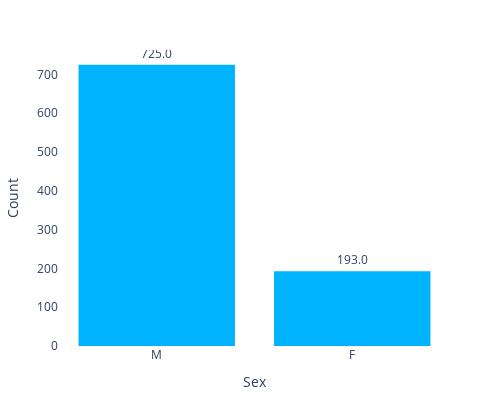
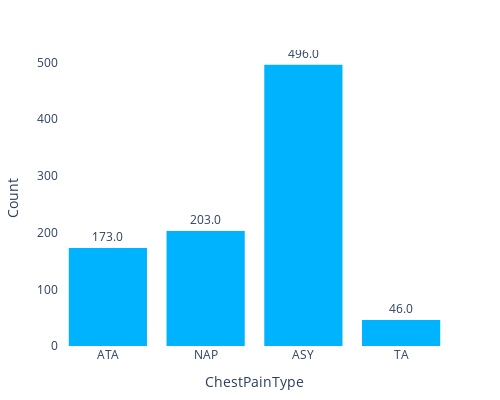
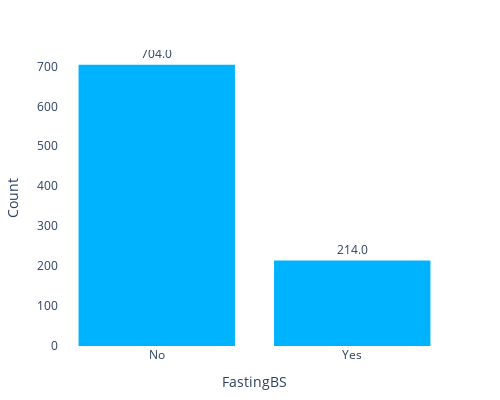
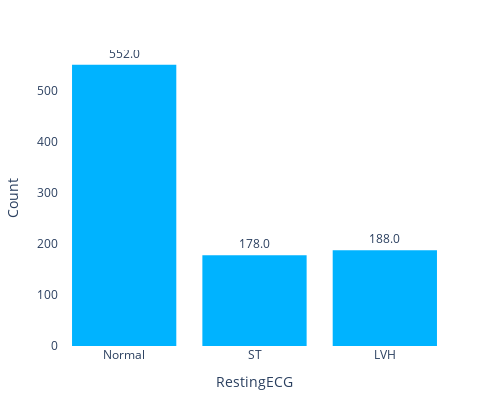

Write notebook code for charts like these, in order.
### Code cell
# show distibutions of each categorical feature
for c in df_cat.columns:
    show_histogram(df, x=c)

### Figure 1 — Plotly figure (JSON) as saved in the notebook; plotly's stock layout.template omitted (floating-point values rounded to 4 significant figures; data arrays with more than 128 entries replaced by an {"elided": "..."} marker saying what was removed)
{"data": [{"alignmentgroup": "True", "bingroup": "x", "hovertemplate": "Sex=%{x}<br>count=%{y}<extra></extra>", "legendgroup": "", "marker": {"color": "#00b3ff", "pattern": {"shape": ""}}, "name": "", "offsetgroup": "", "orientation": "v", "showlegend": false, "textposition": "outside", "texttemplate": "%{value:.1f}", "type": "histogram", "x": {"elided": "918 str values"}, "xaxis": "x", "yaxis": "y"}], "layout": {"barmode": "relative", "height": 400, "legend": {"tracegroupgap": 0}, "margin": {"b": 50, "l": 50, "r": 50, "t": 50}, "paper_bgcolor": "rgba(0, 0, 0, 0)", "plot_bgcolor": "rgba(0, 0, 0, 0)", "width": 500, "xaxis": {"anchor": "y", "domain": [0, 1], "title": {"text": "Sex"}}, "yaxis": {"anchor": "x", "domain": [0, 1], "title": {"text": "Count"}}}}

### Figure 2 — Plotly figure (JSON) as saved in the notebook; plotly's stock layout.template omitted (floating-point values rounded to 4 significant figures; data arrays with more than 128 entries replaced by an {"elided": "..."} marker saying what was removed)
{"data": [{"alignmentgroup": "True", "bingroup": "x", "hovertemplate": "ChestPainType=%{x}<br>count=%{y}<extra></extra>", "legendgroup": "", "marker": {"color": "#00b3ff", "pattern": {"shape": ""}}, "name": "", "offsetgroup": "", "orientation": "v", "showlegend": false, "textposition": "outside", "texttemplate": "%{value:.1f}", "type": "histogram", "x": {"elided": "918 str values"}, "xaxis": "x", "yaxis": "y"}], "layout": {"barmode": "relative", "height": 400, "legend": {"tracegroupgap": 0}, "margin": {"b": 50, "l": 50, "r": 50, "t": 50}, "paper_bgcolor": "rgba(0, 0, 0, 0)", "plot_bgcolor": "rgba(0, 0, 0, 0)", "width": 500, "xaxis": {"anchor": "y", "domain": [0, 1], "title": {"text": "ChestPainType"}}, "yaxis": {"anchor": "x", "domain": [0, 1], "title": {"text": "Count"}}}}

### Figure 3 — Plotly figure (JSON) as saved in the notebook; plotly's stock layout.template omitted (floating-point values rounded to 4 significant figures; data arrays with more than 128 entries replaced by an {"elided": "..."} marker saying what was removed)
{"data": [{"alignmentgroup": "True", "bingroup": "x", "hovertemplate": "FastingBS=%{x}<br>count=%{y}<extra></extra>", "legendgroup": "", "marker": {"color": "#00b3ff", "pattern": {"shape": ""}}, "name": "", "offsetgroup": "", "orientation": "v", "showlegend": false, "textposition": "outside", "texttemplate": "%{value:.1f}", "type": "histogram", "x": {"elided": "918 str values"}, "xaxis": "x", "yaxis": "y"}], "layout": {"barmode": "relative", "height": 400, "legend": {"tracegroupgap": 0}, "margin": {"b": 50, "l": 50, "r": 50, "t": 50}, "paper_bgcolor": "rgba(0, 0, 0, 0)", "plot_bgcolor": "rgba(0, 0, 0, 0)", "width": 500, "xaxis": {"anchor": "y", "domain": [0, 1], "title": {"text": "FastingBS"}}, "yaxis": {"anchor": "x", "domain": [0, 1], "title": {"text": "Count"}}}}

### Figure 4 — Plotly figure (JSON) as saved in the notebook; plotly's stock layout.template omitted (floating-point values rounded to 4 significant figures; data arrays with more than 128 entries replaced by an {"elided": "..."} marker saying what was removed)
{"data": [{"alignmentgroup": "True", "bingroup": "x", "hovertemplate": "RestingECG=%{x}<br>count=%{y}<extra></extra>", "legendgroup": "", "marker": {"color": "#00b3ff", "pattern": {"shape": ""}}, "name": "", "offsetgroup": "", "orientation": "v", "showlegend": false, "textposition": "outside", "texttemplate": "%{value:.1f}", "type": "histogram", "x": {"elided": "918 str values"}, "xaxis": "x", "yaxis": "y"}], "layout": {"barmode": "relative", "height": 400, "legend": {"tracegroupgap": 0}, "margin": {"b": 50, "l": 50, "r": 50, "t": 50}, "paper_bgcolor": "rgba(0, 0, 0, 0)", "plot_bgcolor": "rgba(0, 0, 0, 0)", "width": 500, "xaxis": {"anchor": "y", "domain": [0, 1], "title": {"text": "RestingECG"}}, "yaxis": {"anchor": "x", "domain": [0, 1], "title": {"text": "Count"}}}}
